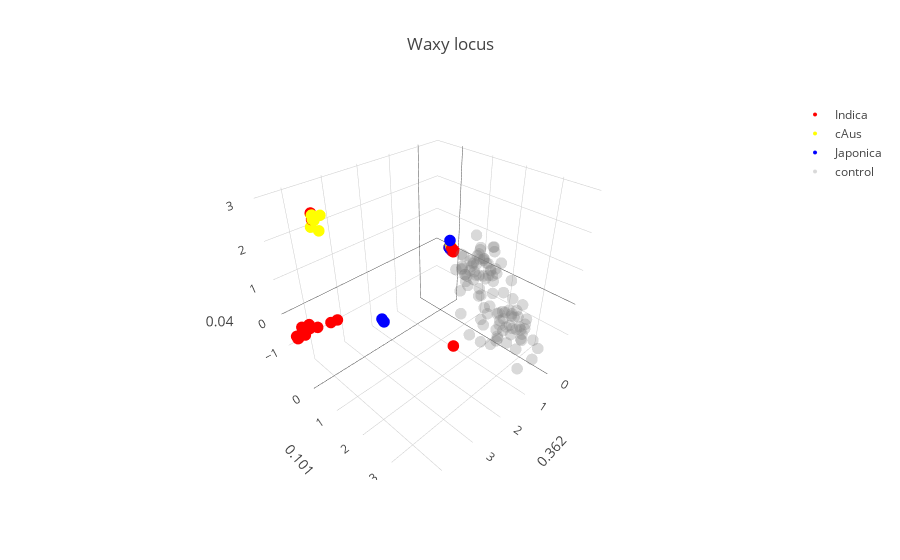

Notebook code for this chart:
### Markdown cell above
## Real data

In this section we apply the relation learned during the preceding simulation step to the study of genetic structure at the chosen locus.

i. We will first perform PCA on the data matrix loaded, together with haplotypes from the two control populations. The data matrix came with labels and individual IDs. These are displayed in the first graph.

ii. We then perform Mean Shift unsupervised clustering to the real data in feature space. MeanShift is a clustering algorithm that relies on the KDE estimate of observed data to identify peaks, to which it assigns observations based on proximity ( ** ). The output of this clusterisation is displayed on the second graph.

iii. For the third part the user is first asked to chose a set of MeanShift clusters. The pairwise distances between the centroids of the chosen clusters will be calculated and their respective Fsts inferred from the relation shown in the above plot. The clusters chosen and the vectors connecting are plotted, annotated with their respective distances.

### Code cell
### Build control data set with apropriate distances.
length_haps= gen_data.shape[1]

Control_inc= True
### control sample
control_n= 50

control_data= []
for k in range(2):

    probs= vector_lib[control_vecs[k],:length_haps]
    probs[probs < 0] = 0
    probs[probs > 1] = 1
    m= control_n
    Haps= [[np.random.choice([1,0],p= [1-probs[x],probs[x]]) for x in range(length_haps)] for acc in range(m)]

    control_data.extend(Haps)

control_data= np.array(control_data)

## Perform PCA with or without including control populations.


if Control_inc:
    pca = PCA(n_components=n_comp, whiten=False,svd_solver='randomized').fit(np.vstack([gen_data,control_data]))
    feat_unbias= pca.transform(np.vstack([gen_data,control_data]))
    color_indexes[-1]= range(gen_data.shape[0], gen_data.shape[0] + control_n * 2)
    var_comps= pca.explained_variance_ratio_
else:
    pca = PCA(n_components=n_comp, whiten=False,svd_solver='randomized').fit(np.vstack([gen_data,control_data]))
    feat_unbias= pca.transform(np.vstack([gen_data,control_data]))
    color_indexes[-1]= range(gen_data.shape[0], gen_data.shape[0] + control_n * 2)
    var_comps= pca.explained_variance_ratio_


fig_data= [go.Scatter3d(
        x = feat_unbias[color_indexes[i],0],
        y = feat_unbias[color_indexes[i],1],
        z = feat_unbias[color_indexes[i],2],
        type='scatter3d',
        mode= "markers",
        name= ref_names[i],
        text= ['ID: {}, gp: {}'.format(Names[x], ref_names[i]) for x in color_indexes[i]],
        marker= {
        'line': {'width': 0},
        'size': 4,
        'symbol': 'circle',
        'color': colors[i],
        "opacity": 1
      }
    ) for i in [x for x in color_indexes.keys() if x >= 0]]

fig_data.append(go.Scatter3d(
    x = feat_unbias[color_indexes[-1],0],
    y = feat_unbias[color_indexes[-1],1],
    z = feat_unbias[color_indexes[-1],2],
    type='scatter3d',
    mode= "markers",
    name= ref_names[-1],
    #text= ['a: {}; b: {}, L: {}; index = {}'.format(background_1[k,0],background_1[k,1],background_1[k,2], k) for k in range(background_1.shape[0])],
    marker= {
    'line': {'width': 0},
    'size': 4,
    'symbol': 'circle',
    'color': colors[-1],
    "opacity": .3
  }
)
)


layout = go.Layout(
    title= 'Waxy locus',
    scene= Scene(
    yaxis=dict(
        title='{}'.format(round(var_comps[1],3))),
    xaxis=dict(
    title= '{}'.format(round(var_comps[0],3))),
    zaxis=dict(
    title= '{}'.format(round(var_comps[2],3))))
)


fig = go.Figure(data=fig_data,layout= layout)
iplot(fig)

### Figure 1 — Plotly figure (JSON) as saved in the notebook; plotly's stock layout.template omitted (floating-point values rounded to 4 significant figures; data arrays with more than 128 entries replaced by an {"elided": "..."} marker saying what was removed)
{"data": [{"marker": {"color": "red", "line": {"width": 0}, "opacity": 1, "size": 4, "symbol": "circle"}, "mode": "markers", "name": "Indica", "text": {"elided": "394 str values"}, "type": "scatter3d", "x": {"elided": "394 float values"}, "y": {"elided": "394 float values"}, "z": {"elided": "394 float values"}}, {"marker": {"color": "yellow", "line": {"width": 0}, "opacity": 1, "size": 4, "symbol": "circle"}, "mode": "markers", "name": "cAus", "text": ["ID: IRIS_313-11742, gp: cAus", "ID: IRIS_313-11298, gp: cAus", "ID: IRIS_313-8321, gp: cAus", "ID: IRIS_313-10020, gp: cAus", "ID: IRIS_313-8342, gp: cAus", "ID: IRIS_313-11054, gp: cAus", "ID: IRIS_313-9610, gp: cAus", "ID: IRIS_313-11013, gp: cAus", "ID: IRIS_313-10925, gp: cAus", "ID: IRIS_313-11454, gp: cAus", "ID: IRIS_313-11055, gp: cAus", "ID: IRIS_313-9626, gp: cAus", "ID: IRIS_313-11058, gp: cAus", "ID: IRIS_313-11323, gp: cAus", "ID: IRIS_313-11324, gp: cAus", "ID: IRIS_313-11629, gp: cAus", "ID: CX368, gp: cAus", "ID: IRIS_313-11064, gp: cAus", "ID: IRIS_313-8410, gp: cAus", "ID: IRIS_313-11636, gp: cAus", "ID: IRIS_313-11015, gp: cAus", "ID: IRIS_313-9422, gp: cAus", "ID: IRIS_313-10673, gp: cAus", "ID: IRIS_313-8864, gp: cAus", "ID: IRIS_313-11483, gp: cAus", "ID: IRIS_313-9283, gp: cAus", "ID: IRIS_313-11214, gp: cAus", "ID: IRIS_313-11191, gp: cAus", "ID: IRIS_313-11462, gp: cAus", "ID: IRIS_313-10963, gp: cAus", "ID: IRIS_313-10965, gp: cAus", "ID: IRIS_313-8554, gp: cAus", "ID: IRIS_313-12141, gp: cAus", "ID: IRIS_313-10976, gp: cAus", "ID: IRIS_313-10845, gp: cAus", "ID: IRIS_313-9661, gp: cAus", "ID: IRIS_313-8963, gp: cAus", "ID: IRIS_313-10849, gp: cAus", "ID: IRIS_313-10981, gp: cAus", "ID: IRIS_313-10718, gp: cAus", "ID: IRIS_313-10852, gp: cAus", "ID: IRIS_313-10979, gp: cAus", "ID: IRIS_313-10987, gp: cAus", "ID: IRIS_313-10543, gp: cAus", "ID: IRIS_313-9449, gp: cAus", "ID: IRIS_313-11982, gp: cAus", "ID: IRIS_313-11112, gp: cAus", "ID: IRIS_313-10869, gp: cAus", "ID: IRIS_313-11265, gp: cAus", "ID: IRIS_313-10927, gp: cAus", "ID: IRIS_313-11272, gp: cAus", "ID: IRIS_313-10875, gp: cAus", "ID: IRIS_313-12002, gp: cAus", "ID: IRIS_313-11277, gp: cAus", "ID: IRIS_313-11557, gp: cAus", "ID: IRIS_313-11016, gp: cAus", "ID: IRIS_313-11017, gp: cAus", "ID: IRIS_313-11018, gp: cAus", "ID: IRIS_313-11020, gp: cAus", "ID: IRIS_313-11458, gp: cAus", "ID: IRIS_313-11024, gp: cAus", "ID: IRIS_313-8721, gp: cAus", "ID: IRIS_313-11027, gp: cAus", "ID: IRIS_313-11291, gp: cAus", "ID: IRIS_313-11618, gp: cAus"], "type": "scatter3d", "x": [-0.5815, -0.5647, 4.041, -0.5794, -0.5621, -0.5794, -0.5794, -0.5815, -0.5815, -0.5621, -0.5794, -0.5815, 4.07, -0.5815, -0.5815, -0.5794, -0.5766, -0.5794, -0.5794, -0.5794, -0.5784, -0.5794, -0.5794, -0.5647, -0.5647, -0.5794, 4.011, -0.5794, -0.5794, -0.5647, -0.5647, -0.5621, -0.5794, -0.5794, 4.082, -0.5794, -0.5794, -0.5815, 3.859, -0.5794, -0.5794, 4.066, 4.082, -0.5794, -0.5794, -0.5621, 4.066, -0.5815, -0.5794, 4.082, -0.5794, -0.5647, -0.5794, 4.086, -0.5794, -0.5815, -0.5647, -0.5647, -0.5794, -0.5794, -0.5794, -0.5774, -0.5794, -0.5794, -0.5794], "y": [-0.2187, -0.2279, 0.4457, -0.2395, -0.09303, -0.2395, -0.2395, -0.2187, -0.2187, -0.09303, -0.2395, -0.2187, 0.3728, -0.2187, -0.2187, -0.2395, -0.1496, -0.2395, -0.2395, -0.2395, -0.1903, -0.2395, -0.2395, -0.2279, -0.2279, -0.2395, 0.08906, -0.2395, -0.2395, -0.2279, -0.2279, -0.09303, -0.2395, -0.2395, 0.2919, -0.2395, -0.2395, -0.2187, 0.2656, -0.2395, -0.2395, 0.3047, 0.2919, -0.2395, -0.2395, -0.09303, 0.3047, -0.2187, -0.2395, 0.2919, -0.2395, -0.2279, -0.2395, 0.3387, -0.2395, -0.2187, -0.2279, -0.2279, -0.2395, -0.2395, -0.2395, -0.1636, -0.2395, -0.2395, -0.2395], "z": [0.03051, 0.009106, 2.543, 0.02098, -0.04021, 0.02098, 0.02098, 0.03051, 0.03051, -0.04021, 0.02098, 0.03051, 2.76, 0.03051, 0.03051, 0.02098, 0.02171, 0.02098, 0.02098, 0.02098, 0.02953, 0.02098, 0.02098, 0.009106, 0.009106, 0.02098, 2.483, 0.02098, 0.02098, 0.009106, 0.009106, -0.04021, 0.02098, 0.02098, 2.879, 0.02098, 0.02098, 0.03051, 2.76, 0.02098, 0.02098, 2.753, 2.879, 0.02098, 0.02098, -0.04021, 2.753, 0.03051, 0.02098, 2.879, 0.02098, 0.009106, 0.02098, 2.867, 0.02098, 0.03051, 0.009106, 0.009106, 0.02098, 0.02098, 0.02098, 0.06156, 0.02098, 0.02098, 0.02098]}, {"marker": {"color": "blue", "line": {"width": 0}, "opacity": 1, "size": 4, "symbol": "circle"}, "mode": "markers", "name": "Japonica", "text": {"elided": "319 str values"}, "type": "scatter3d", "x": {"elided": "319 float values"}, "y": {"elided": "319 float values"}, "z": {"elided": "319 float values"}}, {"marker": {"color": "grey", "line": {"width": 0}, "opacity": 0.3, "size": 4, "symbol": "circle"}, "mode": "markers", "name": "control", "type": "scatter3d", "x": [0.4442, 1.214, 0.6373, 1.444, 0.885, 0.9029, -0.02331, -0.03491, 0.5759, 0.8265, 0.2551, 0.279, 0.06607, 0.4652, 0.6694, 0.6563, 0.4096, 0.2719, -0.1042, 0.7256, 1.34, -0.0688, 0.9951, 0.4334, 0.01798, 0.7294, 0.4748, 0.4883, 1.046, 0.03695, -0.03916, 0.5371, -0.1606, 0.6555, 1.046, 0.188, 0.04016, 0.7424, 1.041, 0.612, 0.4076, -0.4192, 0.816, 0.2936, 0.4495, 0.3421, 0.2858, 0.6275, 0.71, 0.3251, 0.8071, -0.165, 0.306, 0.4312, 0.581, 0.1155, -0.266, 0.2543, -0.05372, 0.09948, -0.2043, -0.004663, -0.2176, 0.1224, 0.4473, -0.08091, -0.06414, 0.3035, 0.2949, 0.1075, 0.3066, -0.1311, -0.1925, 0.1454, 0.2833, 0.5564, 0.494, 0.5332, 0.2223, 0.01746, 0.3974, 0.4228, -0.08734, 0.1606, 0.08389, -0.2167, 0.1139, -0.09877, -0.058, 0.2524, -0.2038, 0.4574, -0.09128, 0.8093, 0.09687, -0.1855, -0.09069, 0.03413, -0.02837, -0.007726], "y": [2.433, 2.55, 2.664, 2.053, 3.385, 1.928, 2.154, 2.264, 2.599, 2.749, 2.936, 3.141, 3.064, 2.854, 2.809, 2.274, 2.146, 2.755, 2.805, 3.411, 3.063, 2.189, 3.207, 2.654, 3.508, 3.349, 2.655, 3.164, 2.738, 2.69, 2.637, 3.3, 2.688, 2.162, 2.376, 2.58, 2.512, 3.393, 2.461, 2.941, 2.891, 1.97, 2.779, 2.896, 1.8, 3.238, 3.194, 2.936, 3.766, 3.499, 1.623, 1.261, 1.042, 2.201, 1.47, 1.32, 1.658, 1.716, 1.137, 1.311, 1.243, 1.383, 1.822, 1.392, 1.649, 0.6818, 1.362, 1.685, 0.8308, 1.895, 2.647, 1.755, 1.376, 1.294, 1.742, 1.377, 1.186, 1.477, 1.931, 1.687, 1.179, 1.875, 1.007, 1.749, 1.858, 1.626, 0.8999, 1.841, 1.022, 1.802, 1.946, 1.719, 1.166, 1.598, 0.8823, 1.799, 1.064, 1.557, 1.705, 1.302], "z": [-0.4557, -0.8562, -0.5774, -0.1083, -0.782, -1.196, -0.8417, -0.7385, -1.036, -0.9431, -0.7924, -0.8157, -0.6601, -0.5854, -0.6643, -0.4256, -0.3808, -0.3719, -0.2635, -0.579, -0.08324, -1.118, 0.2151, -0.2924, -1.238, -0.274, -0.4803, -0.4385, -0.929, -0.6483, -1.117, -1.75, -0.7566, -0.2933, -0.3333, -0.9638, -0.5138, -0.5354, -0.4631, 0.3759, -0.9049, -0.4557, -0.8509, -0.175, 0.02456, -0.2311, -0.6015, -1.024, -0.9802, -0.7651, 0.3345, 0.7119, 0.2084, 0.4385, 0.3201, -0.08096, 0.02767, 0.7648, 0.2728, 1.268, 0.7567, 0.5489, 0.1909, 0.1034, 0.7049, 0.3598, -0.007088, -0.3484, 0.1032, 1.165, 0.6119, 0.8726, 0.4803, 0.4736, -0.2998, 0.3159, -0.3335, 0.006838, 0.549, 0.5471, 0.7239, 0.4426, -0.02577, 0.1728, 1.135, 0.1908, 0.08927, -0.3868, 0.3138, 0.7199, 0.5793, 1.038, 0.008993, 0.5325, 0.1369, 0.3415, 0.1443, 0.6431, 0.1656, 0.6158]}], "layout": {"scene": {"xaxis": {"title": "0.362"}, "yaxis": {"title": "0.101"}, "zaxis": {"title": "0.04"}}, "title": "Waxy locus"}}
